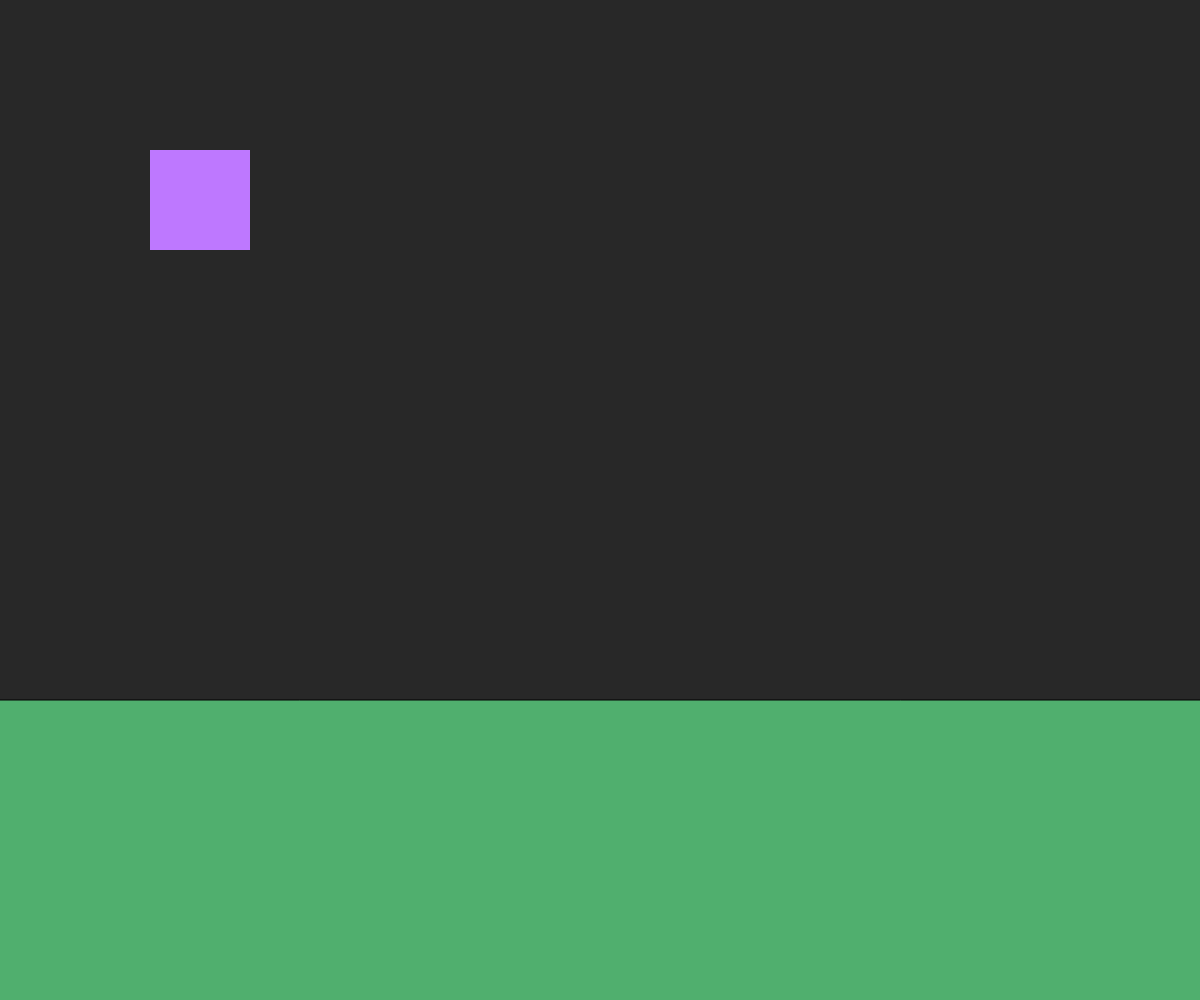
Frame 1 (no input)
Frame 60 (no input): identical to frame 1, image omitted
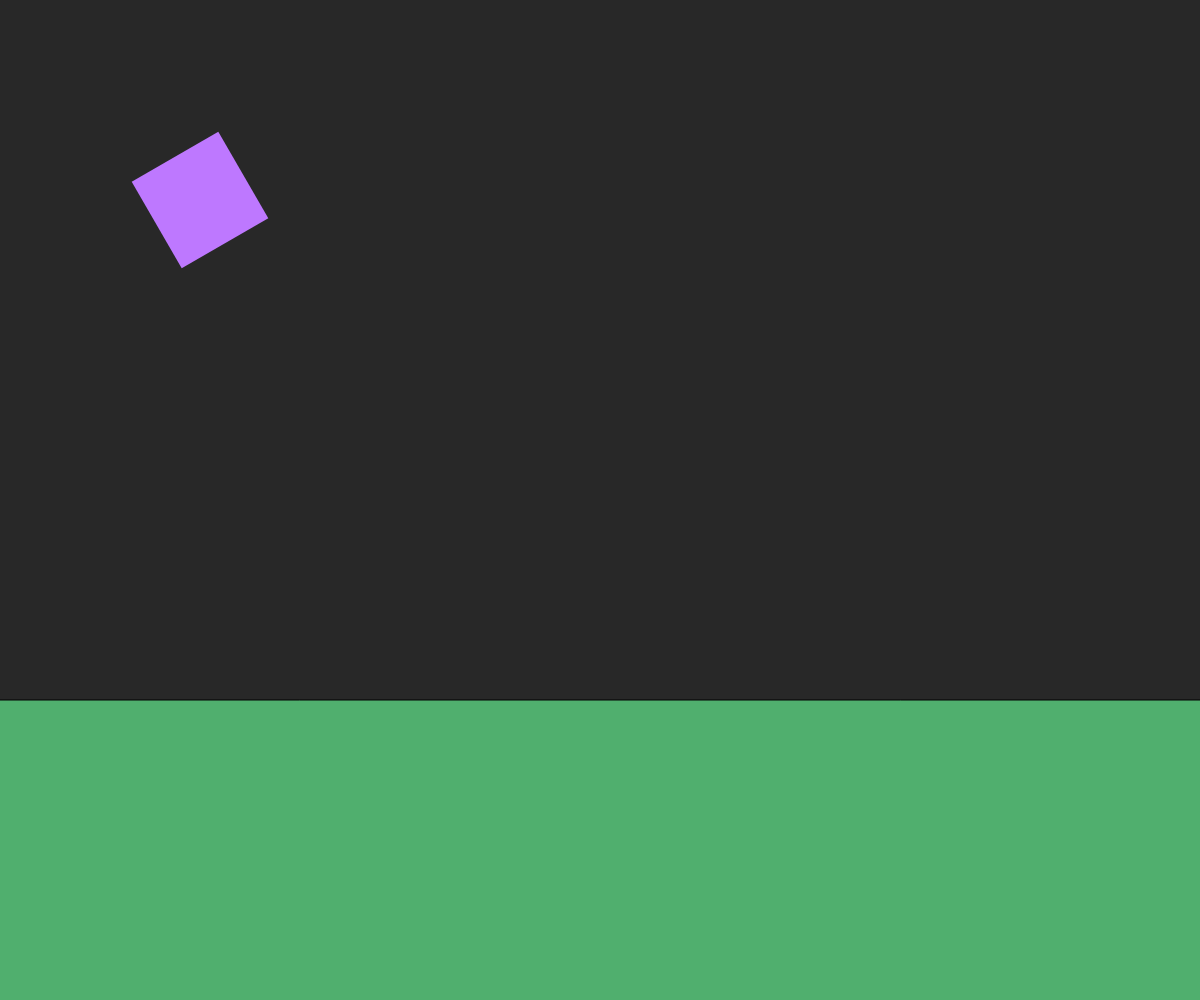
Frame 120 (the mouse pressed at the canvas centre since frame 60)

The p5.js sketch that drew these frames (run headless with seeded random() and noise() and a simulated clock; from frame 60 on, the mouse is pressed at the canvas centre):

// p5.js sketch
// ── sketch.js
// Translate and rotate demo


function setup() {
  createCanvas(windowWidth, windowHeight);
  angleMode(DEGREES);
}

function draw() {
  background(40);
  rectMode(CENTER);

  push();
  noStroke();
  translate(200, 200);
  rotate(mouseX);
  fill(190, 120, 255);
  rect(0, 0, 100);
  pop();

  fill(80, 175, 110);
  rect(width/2, height-100, width*5, 400);
}
